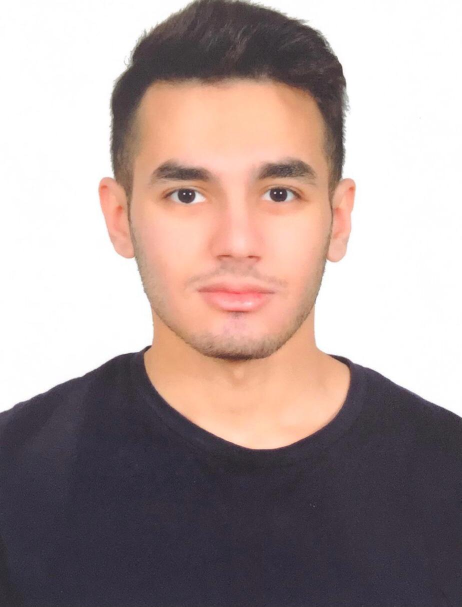
#> input picture vesikalikFoto.jpeg, 923 x 1213 px (shown at 1/2 size)
$ python 'GözTespiti.py'
#> lines starting #> are read from the running program, lines starting #| are printed output that depends on the picture; after the words box and inside, x2 and y2 are one past the last pixel; in counts of white or black regions, pixels touching at a corner belong together
# kütüphaneler
import cv2
import numpy as np

# haarcascade dosyasını python dosyasının bulunduğu klasöre ekle
cascade = cv2.CascadeClassifier('haarcascade_eye.xml')

img = cv2.imread('vesikalikFoto.jpeg') # resmi okuduk
#> img is the input picture: shape (1213, 923, 3); mean B, G, R 151.8, 154.2, 171
img = cv2.resize(img, (500,750)) # resmi 500x700 olarak boyutlandırdık
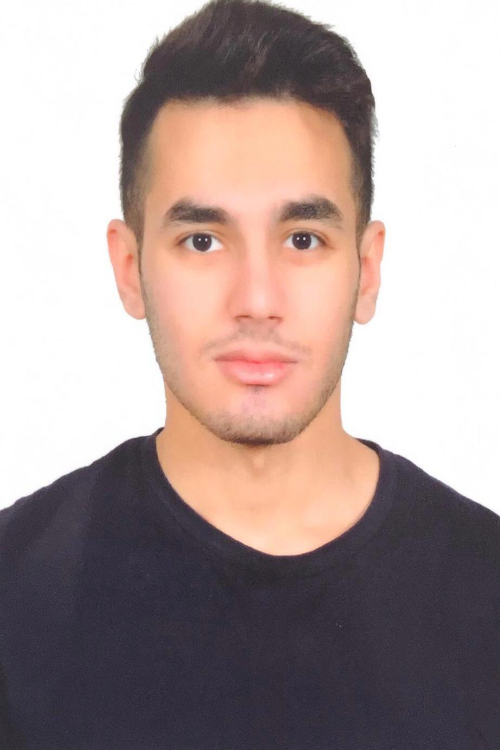
#> img: shape (750, 500, 3); mean B, G, R 151.7, 154.1, 170.9
copy = img.copy() # resmi kopyaladık
gray = cv2.cvtColor(copy, cv2.COLOR_BGR2GRAY)
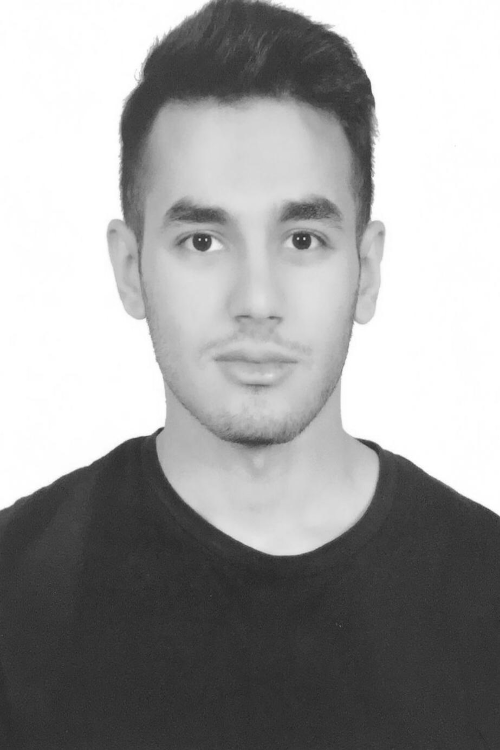
#> gray: shape (750, 500); min 36, max 255, mean 158.8
eyes = cascade.detectMultiScale (gray,1.3,5) # gözleri tespit ettik
#> eyes = [[271, 208, 62, 62], [166, 208, 64, 64]]
for (ex,ey,ew,eh) in eyes: # çizeceğimiz karelerin boyutları
    cv2.rectangle(copy,(ex,ey),(ex+ew, ey+eh), (0,255,0),2)
#> this loop made 2 passes
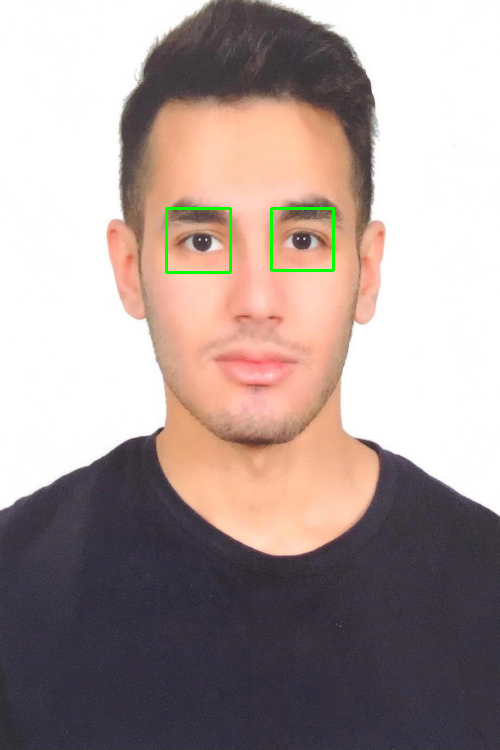
#> copy: shape (750, 500, 3); 0.4% of pixels changed, all inside (x1, y1, x2, y2) = (165, 207, 335, 274)

stack = np.hstack([img,copy])
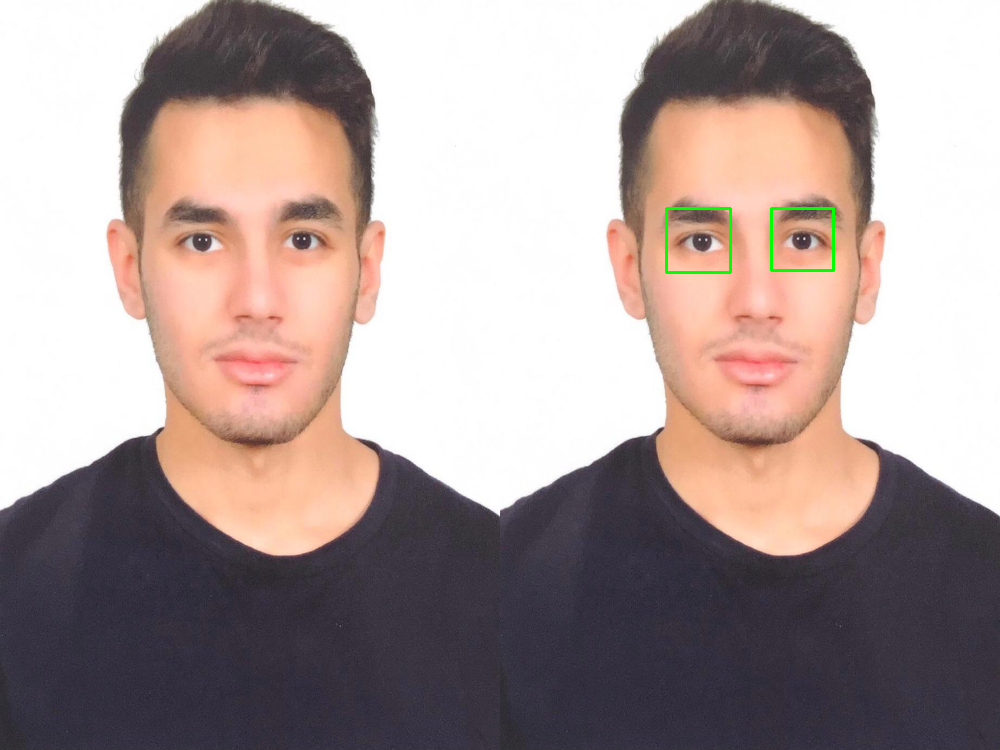
#> stack: shape (750, 1000, 3); mean B, G, R 151.4, 154.3, 170.5
cv2.imshow('Output', stack)
cv2.waitKey(0)
